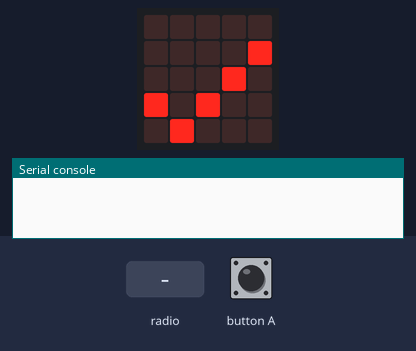
This program was run on a simulated BBC micro:bit (MakeCode). Shown: the board's 5×5 LED display, the last lines printed to the serial console. The inputs (shaded band) are chosen by the test bench. A reset restarts the program; no radio messages arrive unless stated (any console line starting 'radio sent:' is added by the test bench).

Above: at 1.8 s.
1.9 s: button A pressed for 0.15 s
At 3.4 s:
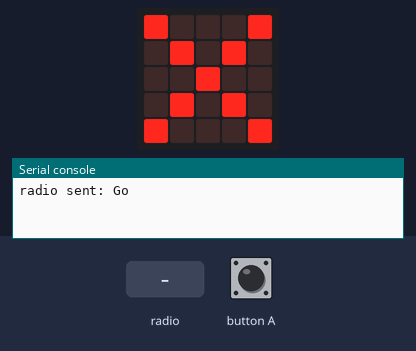
5.0 s: radio message "1" arrives
At 6.2 s:
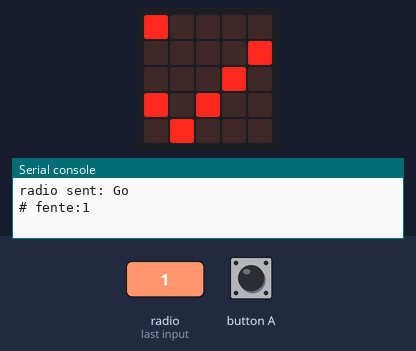
6.5 s: radio message "0" arrives
At 7.4 s:
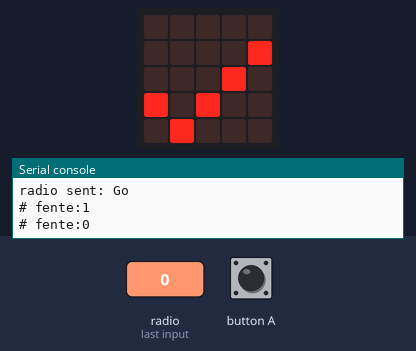
8.0 s: radio message "5" arrives
At 8.5 s:
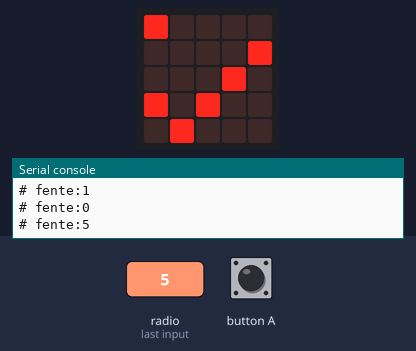
Timing chart, 0 to 10.5 s (numbered marks = the images above; inputs shaded):
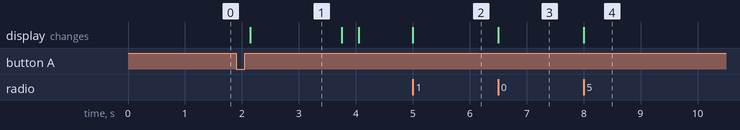

The program:

main.ts
```typescript
radio.onReceivedNumber(function (receivedNumber) {
    serial.writeValue("# fente", receivedNumber)
    led.toggle(0, 0)
})
input.onButtonPressed(Button.A, function () {
    radio.sendString("Go")
    basic.pause(100)
    basic.showIcon(IconNames.No)
    basic.pause(1000)
    control.reset()
})
radio.setGroup(1)
basic.showIcon(IconNames.Yes)
```

test.ts
```typescript
// les tests vont ici ; cela ne sera pas compilé si ce paquet est utilisé en tant qu'extension.
```

Measured:
- after the input at 1.9 s, the display: changes after 0.25 s (image 1)
- after the input at 5.0 s, the display: changes at once (image 2)
- after the input at 6.5 s, the display: changes at once (image 3)
- after the input at 8.0 s, the display: changes at once (image 4)
- what the display in image 1 shows lasts 1.6 s, from 2.2 s to 3.8 s
